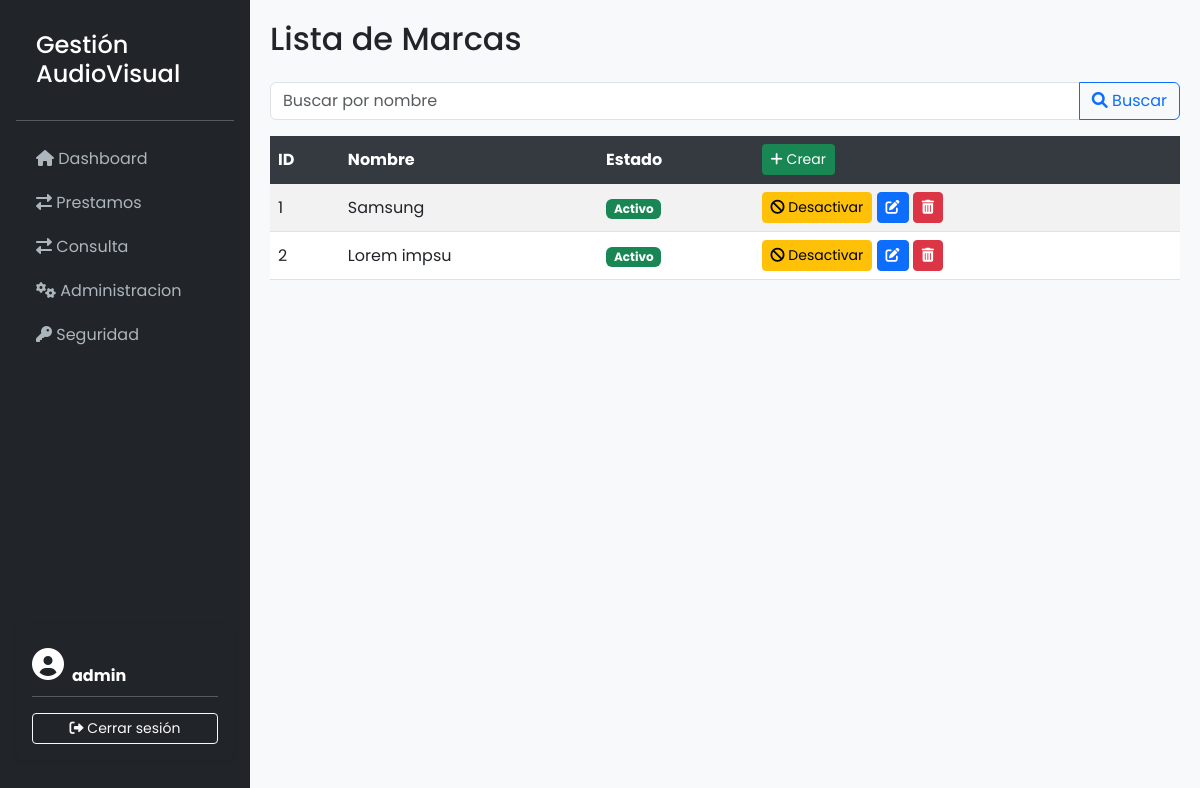
/marcas/ (signed in), run on an earlier commit of the app's database.
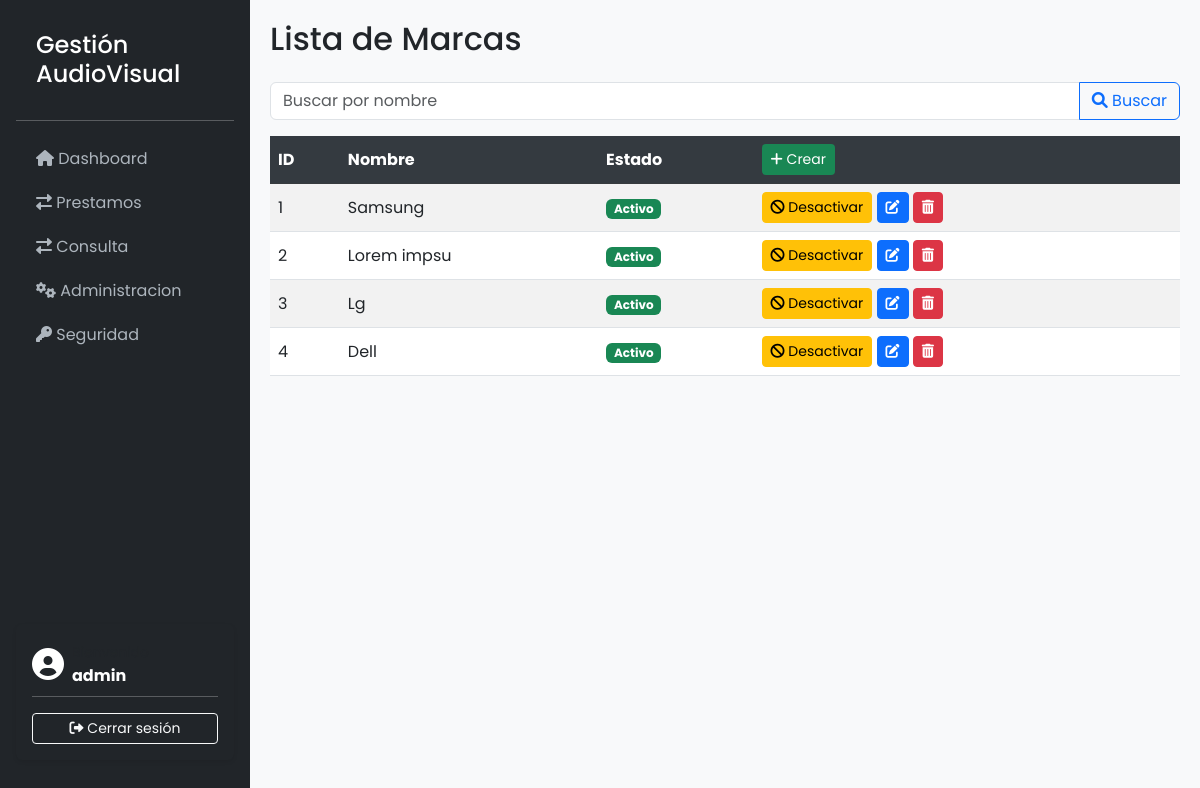
And on a later commit of the database.
### GestionAudiovisualApp/models.py (models this page shows, shortened)
class Marca(models.Model):
    descripcion  = models.CharField(max_length=100)
    estado       = models.BooleanField(default=True)

### GestionAudiovisualApp/views.py (the view)
# urls.py: path('marcas/', MarcaListView.as_view(), name='marca-list'),
@method_decorator(user_passes_test(is_admin), name='dispatch')
class MarcaListView(ListView):
    model = Marca
    template_name = 'marcas/marca_list.html'
    context_object_name = 'marcas'
    def get_queryset(self):
        queryset = Marca.objects.all()
        query = self.request.GET.get('q')
        if query:
            queryset = queryset.filter(
                Q(descripcion__icontains=query)
            )
        return queryset

### GestionAudiovisualApp/views.py (called while the page is built)
def is_admin(user):
    return user.is_staff

### GestionAudiovisualApp/templates/marcas/marca_list.html (shortened to what this page needs)
{% extends 'base.html' %}
{% block content %}
    <h2 class="mb-4">Lista de Marcas</h2>
        <form method="GET" class="mb-3">
            <div class="input-group">
                <input type="text" name="q" class="form-control" placeholder="Buscar por nombre" value="{{ request.GET.q }}">
                <button class="btn btn-outline-primary" type="submit">
                    <i class="fas fa-search"></i> Buscar
                </button>
            </div>
        </form>
    <table class="table table-striped table-hover">
        <thead class="table-dark">
            <tr>
                <th>ID</th>
                <th>Nombre</th>
                <th>Estado</th>
                <th>
                    <a href="{% url 'marca-create' %}" class="btn btn-sm btn-create">
                        <i class="fas fa-plus"></i> Crear
                    </a>
                </th>
            </tr>
        </thead>
        <tbody>
            {% for marca in object_list %}
                <tr>
                    <td>{{ marca.pk }}</td>
                    <td>{{ marca.descripcion }}</td>
                    <td>
                        {% if marca.estado %}
                            <span class="badge bg-success">Activo</span>
                        {% else %}
                            <span class="badge bg-danger">Inactivo</span>
                        {% endif %}
                    </td>
                    <td>
                        <form method="post" action="{% url 'marca-toggle-estado' marca.pk %}" style="display:inline;">
                            {% if marca.estado %}
                                <button type="submit" class="btn btn-warning btn-sm">
                                    <i class="fas fa-ban"></i> Desactivar
                                </button>
                            {% else %}
                                <button type="submit" class="btn btn-success btn-sm">
                                    <i class="fas fa-check"></i> Activar
                                </button>
                            {% endif %}
                        </form>
                        <a href="{% url 'marca-update' marca.pk %}" class="btn btn-sm btn-primary"><i class="fas fa-edit"></i></a>
                        <a href="{% url 'marca-delete' marca.pk %}" class="btn btn-sm btn-danger"><i class="fas fa-trash-alt"></i></a>
                    </td>
                </tr>
            {% empty %}
                <tr>
                    <td colspan="5" class="text-center">No hay marcas disponibles.</td>
                </tr>
            {% endfor %}
        </tbody>
    </table>
{% endblock %}

What changed in the data, as far as the page shows it:
added Marca: pk "3", descripcion "Lg", estado "Activo"
added Marca: pk "4", descripcion "Dell", estado "Activo"
